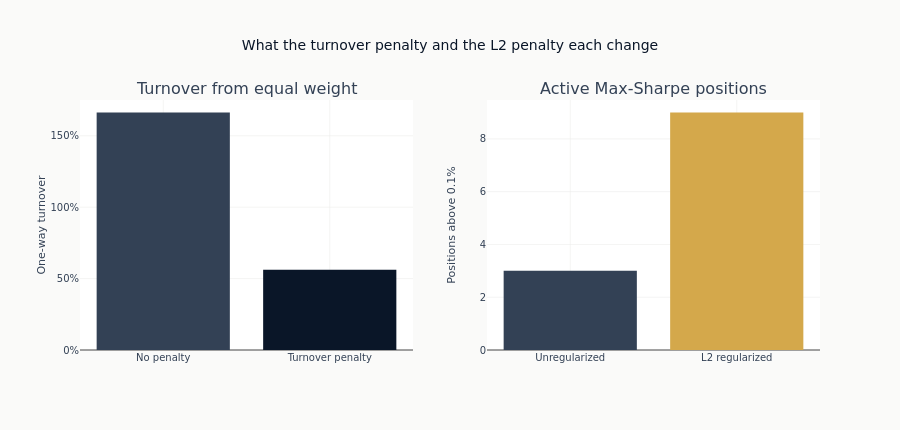

Notebook code cell kept with this figure:
### Code cell
fig = make_subplots(
    rows=1,
    cols=2,
    subplot_titles=["Turnover from equal weight", "Active Max-Sharpe positions"],
)
fig.add_bar(
    x=["No penalty", "Turnover penalty"],
    y=[turnover_without, turnover_with],
    marker_color=[COLORS["neutral"], COLORS["blue"]],
    showlegend=False,
    row=1,
    col=1,
)
fig.add_bar(
    x=["Unregularized", "L2 regularized"],
    y=[unregularized_positions, regularized_positions],
    marker_color=[COLORS["neutral"], COLORS["amber"]],
    showlegend=False,
    row=1,
    col=2,
)
fig.update_layout(
    title="What the turnover penalty and the L2 penalty each change",
    height=430,
)
fig.update_yaxes(title_text="One-way turnover", tickformat=".0%", rangemode="tozero", row=1, col=1)
fig.update_yaxes(
    title_text=f"Positions above {ACTIVE_WEIGHT_THRESHOLD:.1%}",
    rangemode="tozero",
    row=1,
    col=2,
)
show_plotly_with_alt(
    fig,
    "Two bar panels: one-way turnover from equal weight with and without the turnover penalty, and the active position count of the maximum-Sharpe solution with and without L2 regularization.",
)

### Figure 1 — Plotly figure (JSON) as saved in the notebook; plotly's stock layout.template omitted (floating-point values rounded to 4 significant figures)
{"data": [{"marker": {"color": ["#334155", "#0a1628"]}, "showlegend": false, "type": "bar", "x": ["No penalty", "Turnover penalty"], "xaxis": "x", "y": [1.663, 0.5622], "yaxis": "y"}, {"marker": {"color": ["#334155", "#D4A84B"]}, "showlegend": false, "type": "bar", "x": ["Unregularized", "L2 regularized"], "xaxis": "x2", "y": [3, 9], "yaxis": "y2"}], "layout": {"annotations": [{"font": {"size": 16}, "showarrow": false, "text": "Turnover from equal weight", "x": 0.225, "xanchor": "center", "xref": "paper", "y": 1.0, "yanchor": "bottom", "yref": "paper"}, {"font": {"size": 16}, "showarrow": false, "text": "Active Max-Sharpe positions", "x": 0.775, "xanchor": "center", "xref": "paper", "y": 1.0, "yanchor": "bottom", "yref": "paper"}], "height": 430, "title": {"text": "What the turnover penalty and the L2 penalty each change"}, "xaxis": {"anchor": "y", "domain": [0.0, 0.45]}, "xaxis2": {"anchor": "y2", "domain": [0.55, 1.0]}, "yaxis": {"anchor": "x", "domain": [0.0, 1.0], "rangemode": "tozero", "tickformat": ".0%", "title": {"text": "One-way turnover"}}, "yaxis2": {"anchor": "x2", "domain": [0.0, 1.0], "rangemode": "tozero", "title": {"text": "Positions above 0.1%"}}}}
